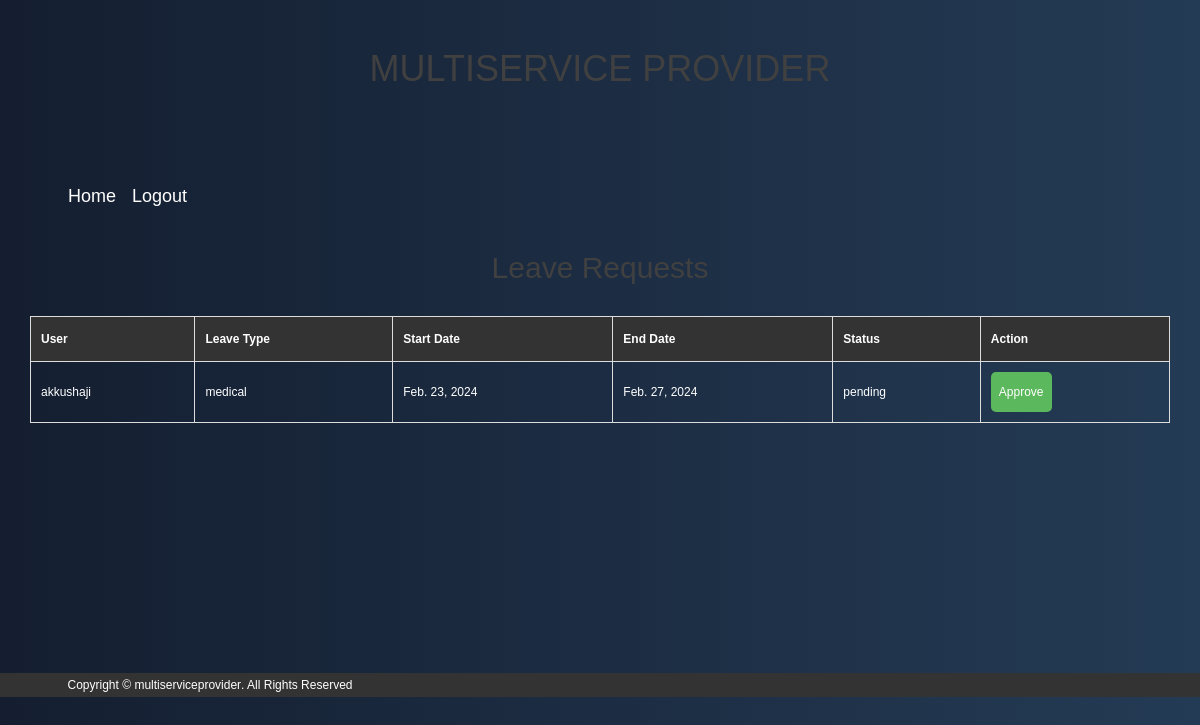
Page /leave_requests/21/ (signed in) on the earlier database version.
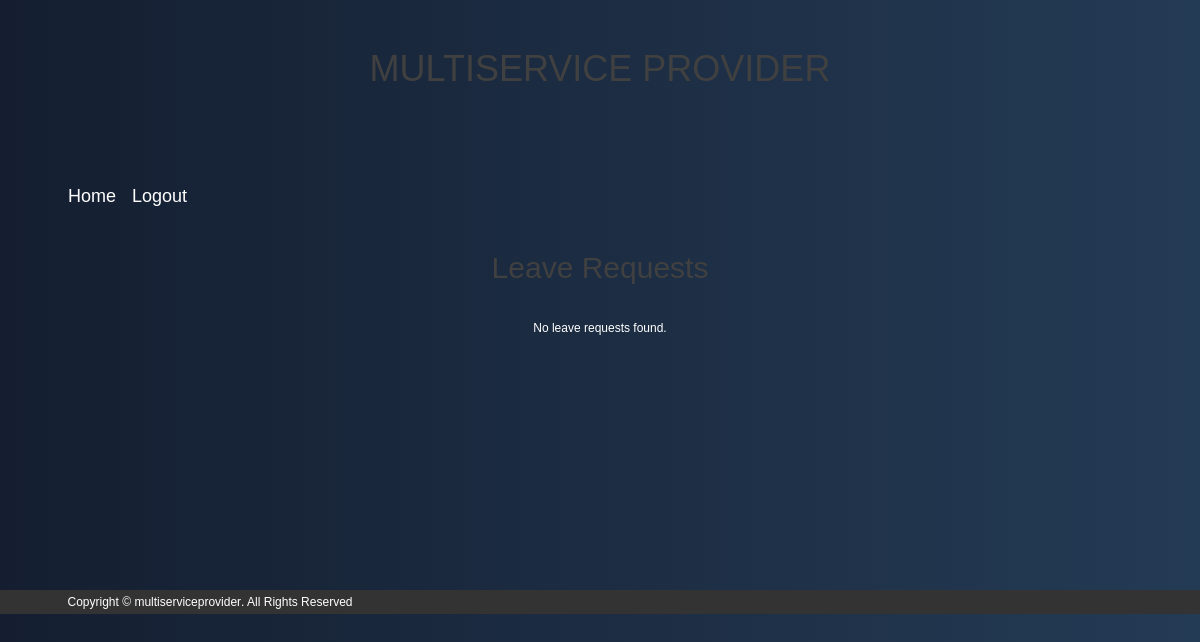
Same page on the later database version.
### app1/models.py (models this page shows)
class WorkerLeaveapplication(models.Model):
    leaveid = models.AutoField(primary_key=True)
    user = models.ForeignKey(MyUser, on_delete=models.CASCADE, related_name='worker_leave')
    LEAVE_TYPES = (
        ('medical', 'Medical'),
        ('family_emergency', 'FamilyEmergency'),
        ('other', 'Other'),
    )
    leavetype = models.CharField(max_length=20, choices=LEAVE_TYPES)
    start_date = models.DateField()
    end_date = models.DateField()
    status = models.CharField(max_length=20, default='pending')

class MyUser(AbstractUser):
    email = models.EmailField(unique=True)
    password = models.CharField(max_length=128, default="")
    role = models.CharField(max_length=15, default='client')
    userid = models.AutoField(primary_key=True)

### app1/views.py (the view)
# urls.py: path('leave_requests/<int:provider_id>/', leave_requests, name='leave_requests'),
@login_required
def leave_requests(request, provider_id):
    try:
        branch_manager = BranchManager.objects.get(user=provider_id)
        branch_manager_assignment = BranchManagerAssignment.objects.get(manager=branch_manager)
        branch = branch_manager_assignment.branch
        workers_in_branch = Worker.objects.filter(branchid=branch)
        leave_requests = WorkerLeaveapplication.objects.filter(user__in=workers_in_branch.values('user'), status='pending')
        context = {
            'leave_requests': leave_requests,
            'provider_id': provider_id,
        }
        return render(request, 'leave_requests.html', context)
    except (BranchManager.DoesNotExist, BranchManagerAssignment.DoesNotExist):
        return render(request, 'managerpage')
    except BranchManagerAssignment.DoesNotExist:
        return redirect('managerpage')
    except Branch.DoesNotExist:
        return redirect('managerpage')

### app1/templates/leave_requests.html (shortened to what this page needs)
{% load static %}
<!DOCTYPE html>
<html lang="en">
<head>
    <link rel="stylesheet" href="{% static 'userassets/css/bootstrap.min.css' %}">
    <link rel="stylesheet" href="{% static 'userassets/css/font-awesome.min.css' %}">
    <link rel="stylesheet" href="{% static 'userassets/css/style.css' %}">
</head>
<body>
<header class="header-area header-sticky">
    <div class="header-container">
        <div class="row">
            <div class="col-lg-12">
                <div class="logo text-center">
                    <h1><a href="providerpage" class="logo-text">MULTISERVICE <span class="provider-text">PROVIDER</span></a></h1>
                </div>
            </div>
            <div class="col-lg-12">
                <nav class="navbar navbar-expand-lg navbar-dark">
                    <div class="collapse navbar-collapse" id="navbarNav">
                        <ul class="navbar-nav ml-auto">
                            <li class="nav-item">
                                <a class="nav-link" href="providerpage">Home</a>
                            </li>
                            <li class="nav-item">
                                <a class="nav-link" href="{% url 'provider_logout' %}">Logout</a>
                            </li>
                        </ul>
                    </div>
                </nav>
            </div>
        </div>
    </div>
</header>
    <div class="container">
        <h2>Leave Requests</h2>
        {% if leave_requests %}
            <table>
                <thead>
                    <tr>
                        <th>User</th>
                        <th>Leave Type</th>
                        <th>Start Date</th>
                        <th>End Date</th>
                        <th>Status</th>
                        <th>Action</th>
                    </tr>
                </thead>
                <tbody>
                    {% for leave_request in leave_requests %}
                        <tr>
                            <td>{{ leave_request.user.username }}</td>
                            <td>{{ leave_request.leavetype }}</td>
                            <td>{{ leave_request.start_date }}</td>
                            <td>{{ leave_request.end_date }}</td>
                            <td>{{ leave_request.status }}</td>
                            <td>
                                {% if leave_request.status == 'pending' %}
                                    <form method="post" action="{% url 'approve_leave' leave_request.leaveid %}">
                                        <button type="submit">Approve</button>
                                    </form>
                                {% else %}
                                    N/A
                                {% endif %}
                            </td>
                        </tr>
                    {% endfor %}
                </tbody>
            </table>
        {% else %}
            <p>No leave requests found.</p>
        {% endif %}
    </div>
    <footer class="footer-widget-area">
        <div class="container">
            <div class="row">
                <div class="col-lg-4 col-md-2">
                    <div class="footer-text-bottom">
                        <p>Copyright &copy; <a href="#">multiserviceprovider</a>. All Rights Reserved</p>
                    </div>
                </div>
            </div>
        </div>
    </footer>
</body>
</html>

Differences in the rows shown:
removed WorkerLeaveapplication: user.username "akkushaji", leavetype "medical", start_date "Feb. 23, 2024", end_date "Feb. 27, 2024", status "pending", shows "Approve"
Other differences:
text no longer shown: "User Leave Type Start Date End Date Status Action"
text now shown: "No leave requests found."
